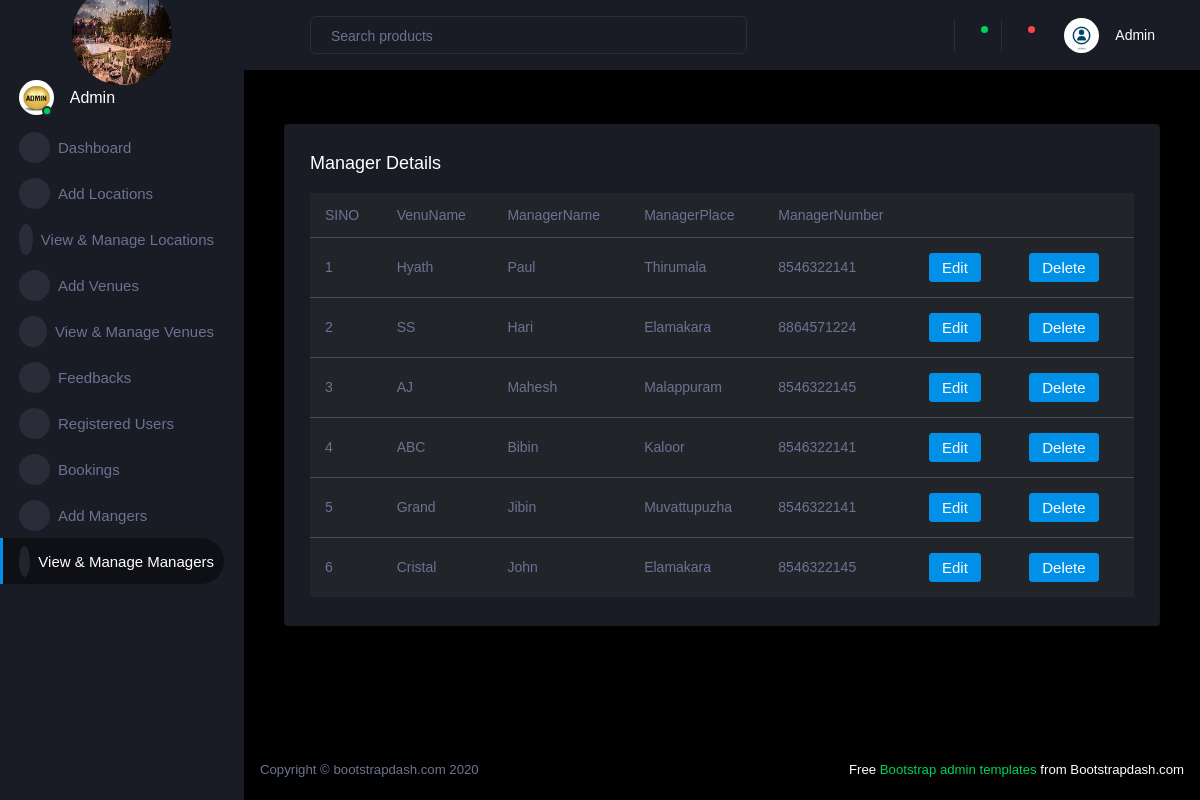
Page /ViewManageManager on the committed database.
### AdminApp/models.py (models this page shows)
class ManagerTable(models.Model):
    VenuName=models.CharField(max_length=20)
    ManagerName=models.CharField(max_length=20)
    ManagerPlace=models.CharField(max_length=20)
    ManagerNumber=models.IntegerField()

### AdminApp/views.py (the view)
# urls.py: path('ViewManageManager',views.ViewManageManager,name='ViewManageManager'),
def ViewManageManager(request):
    data=ManagerTable.objects.all()
    return render(request,'ViewManageManager.html',{'data':data})

### AdminApp/templates/ViewManageManager.html (shortened to what this page needs)
{% extends 'AdminIndex.html'%}
{% block content %}
<div class="col-lg-12 grid-margin stretch-card">
    <div class="card">
      <div class="card-body">
        <h4 class="card-title">Manager Details</h4>
        <div class="table-responsive">
          <table class="table table-dark">
            <thead>
              <tr>
                <th> SINO </th>
                <th> VenuName </th>
                <th> ManagerName </th>
                <th> ManagerPlace </th>
                <th> ManagerNumber </th>
              </tr>
            </thead>
            <tbody>
              <tr>
                {% for i in data %}
                <td>
                {{forloop.counter }}
                </td>
                <td>
                  {{i.VenuName}}
                </td>
                <td>
                    {{i.ManagerName}}
                </td>
                <td>
                    {{i.ManagerPlace}}
                  </td>
                <td>
                    {{i.ManagerNumber}}
                </td>
                <td>
                  <a href="{% url 'EditMan' i.id %}">
                      <button class="btn btn-primary mr-2" >
                          Edit
                      </button>
                  </a>
                  </td>
                  <td>
                    <a href="DeleteManager/{{ i.id }}" >
                      <button class="btn btn-primary mr-2">Delete</button>
                  </a>
                  </td>
              </tr>
              {% endfor %}
            </tbody>
          </table>
        </div>
      </div>
    </div>
  </div>
{% endblock%}

### rows in the picture
ManagerTable: VenuName "Hyath", ManagerName "Paul", ManagerPlace "Thirumala", ManagerNumber "8546322141"
ManagerTable: VenuName "SS", ManagerName "Hari", ManagerPlace "Elamakara", ManagerNumber "8864571224"
ManagerTable: VenuName "AJ", ManagerName "Mahesh", ManagerPlace "Malappuram", ManagerNumber "8546322145"
ManagerTable: VenuName "ABC", ManagerName "Bibin", ManagerPlace "Kaloor", ManagerNumber "8546322141"
ManagerTable: VenuName "Grand", ManagerName "Jibin", ManagerPlace "Muvattupuzha", ManagerNumber "8546322141"
ManagerTable: VenuName "Cristal", ManagerName "John", ManagerPlace "Elamakara", ManagerNumber "8546322145"
